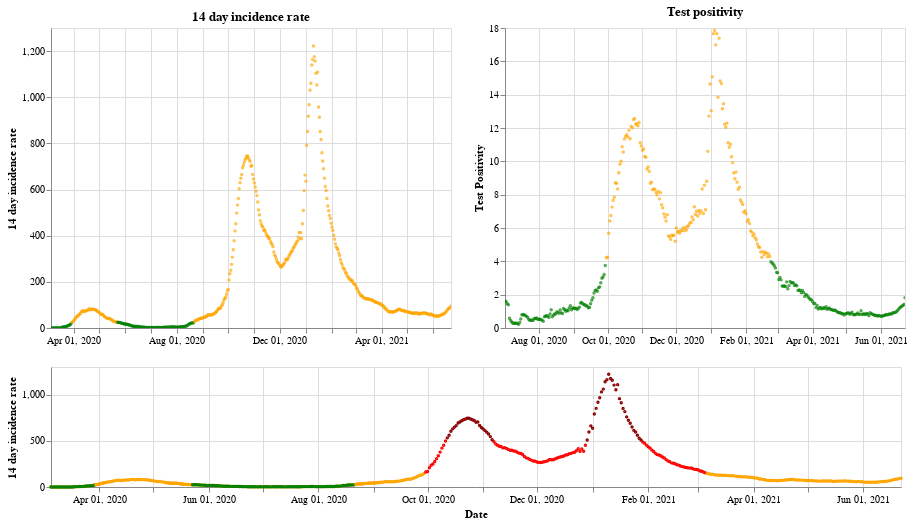

Source (notebook cell):
### Markdown cell above
## Northern Ireland

### Code cell
plot_traffic_light('Northern Ireland')

### Figure 1 — Vega-Lite specification as saved in the notebook (floating-point values rounded to 4 significant figures; data arrays with more than 128 entries replaced by an {"elided": "..."} marker saying what was removed)
{"config": {"view": {"continuousWidth": 400, "continuousHeight": 300}}, "vconcat": [{"hconcat": [{"mark": {"type": "point", "size": 2}, "encoding": {"color": {"condition": {"value": "green", "test": "(datum.twoWeeklyCasesRate <= 25)"}, "value": "orange"}, "tooltip": [{"type": "nominal", "field": "areaName"}, {"type": "temporal", "field": "date"}, {"type": "quantitative", "field": "twoWeeklyCasesRate"}, {"type": "quantitative", "field": "testPositivity"}], "x": {"type": "temporal", "axis": {"title": ""}, "field": "date", "scale": {"domain": {"selection": "DateBrush"}}, "timeUnit": "yearmonthdate"}, "y": {"type": "quantitative", "axis": {"title": "14 day incidence rate"}, "field": "twoWeeklyCasesRate"}}, "title": "14 day incidence rate", "width": 400}, {"mark": {"type": "point", "size": 2}, "encoding": {"color": {"condition": {"value": "green", "test": "(datum.testPositivity <= 4)"}, "value": "orange"}, "tooltip": [{"type": "nominal", "field": "areaName"}, {"type": "temporal", "field": "date"}, {"type": "quantitative", "field": "twoWeeklyCasesRate"}, {"type": "quantitative", "field": "testPositivity"}], "x": {"type": "temporal", "axis": {"title": ""}, "field": "date", "scale": {"domain": {"selection": "DateBrush"}}, "timeUnit": "yearmonthdate"}, "y": {"type": "quantitative", "axis": {"title": "Test Positivity"}, "field": "testPositivity"}}, "title": "Test positivity", "width": 400}]}, {"layer": [{"mark": {"type": "point", "size": 2}, "encoding": {"color": {"condition": {"value": "orange", "test": "((50 && datum.twoWeeklyCasesRate) < 150)"}, "value": "red"}, "opacity": {"condition": {"value": 1, "test": "((50 && datum.twoWeeklyCasesRate) < 500)"}, "value": 0}, "tooltip": [{"type": "nominal", "field": "areaName"}, {"type": "temporal", "field": "date"}, {"type": "quantitative", "field": "twoWeeklyCasesRate"}, {"type": "quantitative", "field": "testPositivity"}], "x": {"type": "temporal", "axis": {"title": "Date"}, "field": "date", "timeUnit": "yearmonthdate"}, "y": {"type": "quantitative", "axis": {"title": "14 day incidence rate"}, "field": "twoWeeklyCasesRate"}}, "selection": {"DateBrush": {"type": "interval", "encodings": ["x"], "fields": ["Time"]}}, "width": 850}, {"mark": {"type": "point", "size": 2}, "encoding": {"color": {"value": "darkred"}, "opacity": {"condition": {"value": 1, "test": "(datum.twoWeeklyCasesRate >= 500)"}, "value": 0}, "tooltip": [{"type": "nominal", "field": "areaName"}, {"type": "temporal", "field": "date"}, {"type": "quantitative", "field": "twoWeeklyCasesRate"}, {"type": "quantitative", "field": "testPositivity"}], "x": {"type": "temporal", "axis": {"title": "Date"}, "field": "date", "timeUnit": "yearmonthdate"}, "y": {"type": "quantitative", "axis": {"title": "14 day incidence rate"}, "field": "twoWeeklyCasesRate"}}, "width": 400}, {"mark": {"type": "point", "size": 2}, "encoding": {"color": {"condition": {"value": "green", "test": "((4 && datum.twoWeeklyCasesRate) < 25)"}, "value": "orange"}, "opacity": {"condition": {"value": 1, "test": "(datum.twoWeeklyCasesRate < 50)"}, "value": 0}, "tooltip": [{"type": "nominal", "field": "areaName"}, {"type": "temporal", "field": "date"}, {"type": "quantitative", "field": "twoWeeklyCasesRate"}, {"type": "quantitative", "field": "testPositivity"}], "x": {"type": "temporal", "axis": {"title": "Date"}, "field": "date", "timeUnit": "yearmonthdate"}, "y": {"type": "quantitative", "axis": {"title": "14 day incidence rate"}, "field": "twoWeeklyCasesRate"}}, "width": 400}], "height": 120, "width": 800}], "data": {"name": "data-cb93ef6dfbea9b6951f26e3f2637c304"}, "$schema": "https://vega.github.io/schema/vega-lite/v4.8.1.json", "datasets": {"data-cb93ef6dfbea9b6951f26e3f2637c304": {"elided": "475 records"}}}
